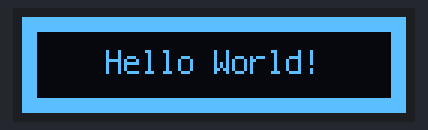
This program was run on a simulated ESP32 board running CircuitPython. Shown: 128×32 one-colour display.

Above: at 0.1 s.

The program:

main.py
```python
"""
This test will initialize the display using displayio and draw a solid white
background, a smaller black rectangle, and some white text.
"""

import board
import busio
import displayio
import terminalio
from adafruit_display_text import label
import adafruit_displayio_ssd1306

displayio.release_displays()

# Use for I2C
i2c = busio.I2C(sda=board.IO8, scl=board.IO9)
display_bus = displayio.I2CDisplay(i2c, device_address=0x3C)

WIDTH = 128
HEIGHT = 32  # Change to 64 if needed
BORDER = 5

display = adafruit_displayio_ssd1306.SSD1306(display_bus, width=WIDTH, height=HEIGHT)

# Make the display context
splash = displayio.Group(max_size=10)
display.show(splash)

color_bitmap = displayio.Bitmap(WIDTH, HEIGHT, 1)
color_palette = displayio.Palette(1)
color_palette[0] = 0xFFFFFF  # White

bg_sprite = displayio.TileGrid(color_bitmap, pixel_shader=color_palette, x=0, y=0)
splash.append(bg_sprite)

# Draw a smaller inner rectangle
inner_bitmap = displayio.Bitmap(WIDTH - BORDER * 2, HEIGHT - BORDER * 2, 1)
inner_palette = displayio.Palette(1)
inner_palette[0] = 0x000000  # Black
inner_sprite = displayio.TileGrid(
    inner_bitmap, pixel_shader=inner_palette, x=BORDER, y=BORDER
)
splash.append(inner_sprite)

# Draw a label
text = "Hello World!"
text_area = label.Label(
    terminalio.FONT, text=text, color=0xFFFFFF, x=28, y=HEIGHT // 2 - 1
)
splash.append(text_area)

while True:
    pass
```
